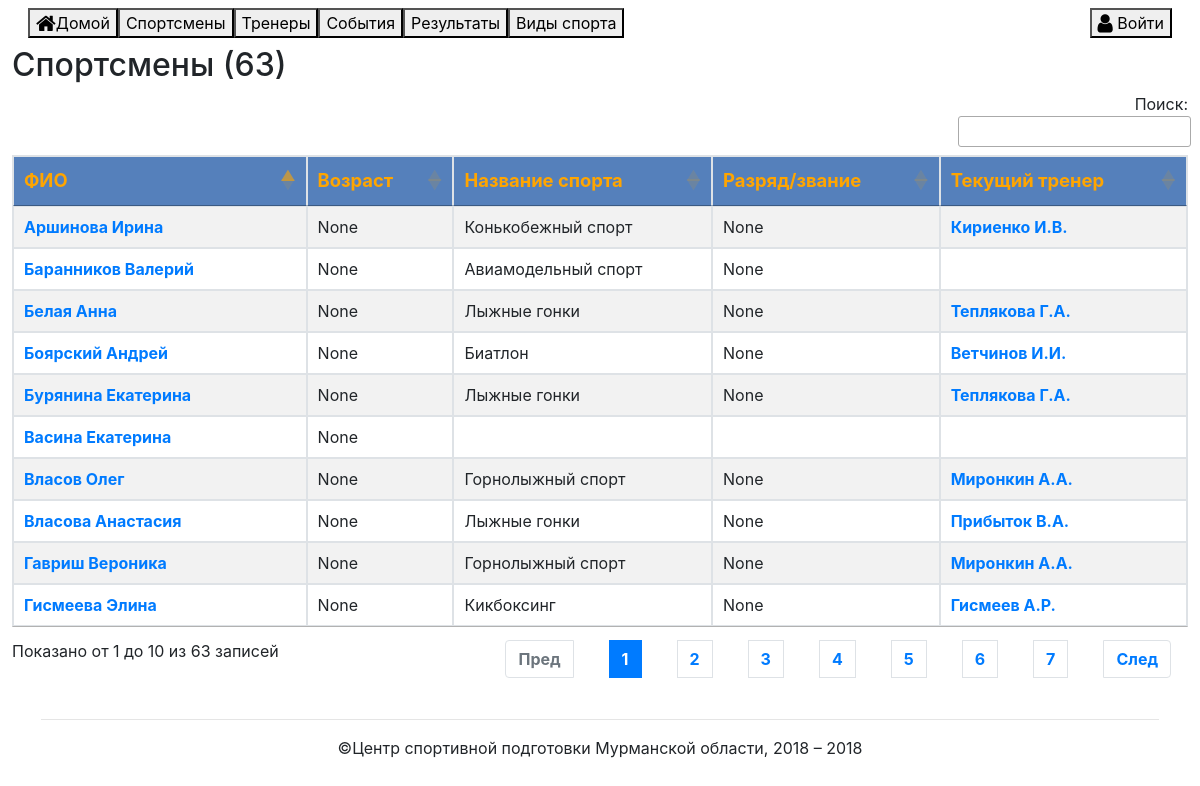
/sportsman/, run on the app's committed database.
### sport_reserve/models.py (models this page shows, shortened)
class Sportsman(Model):
    class Meta:
        verbose_name = "Спортсмен"
        verbose_name_plural = "Спортсмены"
    FIO = CharField(verbose_name="Фамилия, Имя, Отчество", help_text="ФИО спортсмена", max_length=100)
    Photo = ImageField(upload_to=get_photo_path, verbose_name="Фото",
                       help_text="Фото спортсмена", null=True, blank=True)
    Birthday = DateField(verbose_name="День рождения", help_text="День рождения", null=True, blank=True)
    Sport = ForeignKey(Sport, verbose_name="Вид спорта", help_text="Вид спорта, которым занимается спортсмен",
                       on_delete=PROTECT, null=True)
    Degree = CharField(verbose_name="Разряд/звание", help_text="Разряд или звание, присвоенные спорстмену",
                       blank=True, null=True, max_length=100)
    AssignmentDate = DateField(verbose_name="Срок окончания трудового договора", blank=True, null=True)
    ParallelDate = DateField(verbose_name="Срок окончания параллельного зачета", blank=True, null=True)
    PersonalTrainer = ForeignKey(Trainer, verbose_name="Текущий тренер", on_delete=PROTECT, blank=True, null=True)
    Organisation = CharField(verbose_name="ФСО", help_text="Физкультурно-спортивная организация", blank=True, null=True,
                             max_length=100)
    def age(self):
        a = self.Birthday
        if a:
            result = str(date.today().year - a.year)
        else:
            result = None
        return result

class Trainer(Model):
    class Meta:
        verbose_name = "Тренер"
        verbose_name_plural = "Тренеры"
    FIO = CharField(verbose_name="Фамилия, Имя, Отчество", help_text="ФИО тренера", max_length=100)
    Phone1 = CharField(verbose_name="Рабочий телефон", blank=True, null=True, max_length=100)
    Phone2 = CharField(verbose_name="Мобильный телефон", blank=True, null=True, max_length=100)
    Email = CharField(verbose_name="e-mail", blank=True, null=True, max_length=100)

### dictionary/models.py (models this page shows, shortened)
class Sport(Model):
    class Meta:
        verbose_name = "Вид спорта"
        verbose_name_plural = "Виды спорта"
        ordering = ["Name"]
    Name = CharField(verbose_name="Название вида спорта", max_length=100)
    Priority = BooleanField(verbose_name="Приоритетный вид спорта")
    Olympic = BooleanField(verbose_name="Олимпийский вид спорта")
    Winter = BooleanField(verbose_name="Зимний вид")

### sport_reserve/views.py (the view)
# urls.py: re_path(r'^sportsman/?$', views.SportsmenView.as_view(), name='sportsmen'),
class SportsmenView(ListView):
    model = Sportsman
    queryset = Sportsman.objects.order_by("FIO")

### sport_reserve/templates/sport_reserve/sportsman_list.html (shortened to what this page needs)
{% extends 'sport_reserve/base.html' %}
{% block content %}
<h2>Спортсмены ({{ object_list.count }})</h2>
<table id="result" class="table table-striped table-bordered table-hover">
<thead>
    <th>ФИО</th>
    <th>Возраст</th>
    <th>Название спорта</th>
    <th>Разряд/звание</th>
    <th>Текущий тренер</th>
</thead>
<tbody>
{% for sportsman in object_list %}
    <tr>
        <td><a href="{% url 'sportsman-detail' sportsman.id %}">{{ sportsman.FIO }}</a></td>
        <td>{{ sportsman.age}}</td>
        <td>{{ sportsman.Sport.Name }}</td>
        <td>{{ sportsman.Degree }}</td>
        <td>
            {% if sportsman.PersonalTrainer %}
                <a href="{% url 'trainer-detail' sportsman.PersonalTrainer_id %}">{{ sportsman.PersonalTrainer.FIO }}</a>
            {% endif %}
            </td>
    </tr>
{% empty %}
    <tr><td>Нет спортсменов.<td></tr>
{% endfor %}
</tbody>
</table>
{% endblock %}

### sport_reserve/templates/sport_reserve/base.html (style rules this page uses)
table { width: 99% }
table td { border: 1px black solid;margin: 0; }
th { background-color: #5580bb; color: orange; font-weight: bold; font-size: 1.15em; alignment: center; padding: 0.25em; }
td { padding: 0.15em; }
a { font-weight: bolder; font-size: 1em; }
body { alignment: center; margin-left: 1%; margin-right: 1%; }

### data on the page
Sportsman: FIO "Аршинова Ирина", age "None", Sport.Name "Конькобежный спорт", Degree "None", PersonalTrainer.FIO "Кириенко И.В."
Sportsman: FIO "Баранников Валерий", age "None", Sport.Name "Авиамодельный спорт", Degree "None"
Sportsman: FIO "Белая Анна", age "None", Sport.Name "Лыжные гонки", Degree "None", PersonalTrainer.FIO "Теплякова Г.А."
Sportsman: FIO "Боярский Андрей", age "None", Sport.Name "Биатлон", Degree "None", PersonalTrainer.FIO "Ветчинов И.И."
Sportsman: FIO "Бурянина Екатерина", age "None", Sport.Name "Лыжные гонки", Degree "None", PersonalTrainer.FIO "Теплякова Г.А."
Sportsman: FIO "Васина Екатерина", age "None"
Sportsman: FIO "Власов Олег", age "None", Sport.Name "Горнолыжный спорт", Degree "None", PersonalTrainer.FIO "Миронкин А.А."
Sportsman: FIO "Власова Анастасия", age "None", Sport.Name "Лыжные гонки", Degree "None", PersonalTrainer.FIO "Прибыток В.А."
Sportsman: FIO "Гавриш Вероника", age "None", Sport.Name "Горнолыжный спорт", Degree "None", PersonalTrainer.FIO "Миронкин А.А."
Sportsman: FIO "Гисмеева Элина", age "None", Sport.Name "Кикбоксинг", Degree "None", PersonalTrainer.FIO "Гисмеев А.Р."

### other printed values
{{ object_list.count }} "63"
